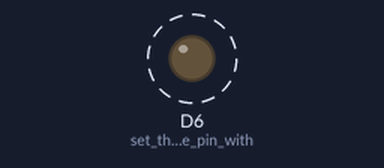
This sketch was run on a simulated Arduino MKR. On the bench: output pins drawn as LEDs (lit = HIGH). Dashed ring = blinking. What the sketch prints to the serial monitor is not drawn.

Above: at 0.5 s.
Timing chart, 0 to 4.6 s (numbered marks = the images above):
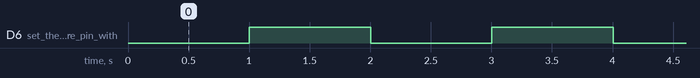

Measured:
- by itself, D6 (set_the_hardware_pin_with): alternates HIGH for 1.0 s and LOW for 1.0 s

The sketch:

demo_hloWorld.ino
```cpp
// (licence header left out)
/*
 * To run hlwWorld demo sketch you will need to
 *    Download & install the the Arduino IDE
 *    Connect & Power the MKR GSM 1400 module
 *    Load & run the hloWorld sketch
 *
 * Plugin/Connect the MKR GSM 1400 device using a USB HUB or a USB port on your PC.  Check the power rating on the USB Port, programming the GSM modem and radio in the MKR GSM 1400 can draw a lot of power from the port.
 *
 * Download the Arduino IDE.                The Arduino IDE is freely available for Linux, MAC & Windows from
 *                                          https://www.arduino.cc/en/Guide, pick the correct install for your operating system, download and install.
 *                                          Once installed open the IDE and if prompted update to the current version.
 *
 * IDE : Tools -> Board -> Boards Manager   You will need to add the MKR GSM 1400 board into your development environment.
 *                                          In the search field on the library manager add 'MKR GSM 1400' and install 'Arduino SAMD Boards (32-bits ARM Cortex-Mo+)'.
 *
 * IDE : Tools -> Manage Library            You will need to add the MKR GSM 1400 library into your development environment.
 *                                          In the search field on the library manager add 'MKRGSM' and install the library of the same name.
 *
 *                                          Add the library to your build configuration, select 'MKR GSM 1400'.
 * IDE : Tools -> Board -> Arduino SAMD (32 bit ARM Cortex M0+) -> Arduino MKR GSM 1400
 *
 * IDE : Tools -> Port -> '/dev/ttyACM0 (Arduino MKR GSM 1400)'
 *                                          To enable serial communication with the board select the correct USB Serial Port from tools.
 *                                          On a Linux platform the prompt includes '/dev/ttyACM0', this may look different for other platforms
 *
 * IDE : File -> New                        Create a new sketch
 * IDE : File -> Save as                    Save the new sketch to a file, Overwrite the default sketch name with 'demo_hloWorld'
 *
 *
 * IDE : Sketch -> Include Library          The MKR GSM 1400 functions exposed through an Arduino library. Include the MKRGSM library in the sketch.
 *                                          Search in the list for MKRGSM and select.
 *                                          When you return to the IDE and your code you should see that an include statement has been added to the code ('#include <MKRGSM.h>')
 *
 * STEP 1 : hloWorld; the hloWorld sketch will write text to the serial port
 *                                          In the SETUP section of the code add the Serial.begin and the remaining code to your sketch.
 *                                          The value '9600' in Serial.begin is the port speed, we will set this in the IDE when we connect to the serial port on the Arduino MKG GSM 1400
 *
 * IDE : Sketch -> Verify/Compile           Check the code for errors and compile
 * IDE : Sketch -> Upload                   Upload the code into flash memory on the MKR GSM 1400, the device will reboot and you sketch will run when the upload is finished
 *
 * IDE : Tools -> Serial Monitor            Connect to the serial port on MKR GSM 1400 and observe serial output from the sketch
 *                                          On the new window check that the connection speed is a match for the connection speed in your sketch.
 *                                          Bottom Right Hand side second pulldown should be set to 9600.
 *
 * STEP 2 : blink; update the hloWorld sketch to flash one of the LEDs on the MKR GSM 1400
 *                                          Add the remaining code to the setup section of your sketch and also to
 *                                          loop section of the sketch.
 *
 * NB : The sketch uses the LOGICAL NOT construct in the code below ('!').  A Logical Not inverts a logic value, true becomes false and false becomes true
 *
 *      (!Serial)       Serial will return a Logical TRUE if a Serial connection has been established, in our code we need to wait for that connection.
 *      !digitalRead()  digitalRead returns the Logical state of the digital pin defined in the first argument, in our code we invert (Logical Not) the value returned and write it back to the same digital pin.  ON becomes OFF, OFF becomes ON.
 *
 * NB : Have a care when connecting hardware to Pins on your MKR GSM 1400.  Review the power requirement for the new device against the ratings for the pin(s) and the power budget for the whole setup.  Best case, you sketch will not work, worst case you will damage one of both of the devices.
 *      Spec's and drawings and PIN maps for the MKR GSM 1400 are online at the Arduino site.
 *      PIN's on the MKR GSM 1400 are limited to 3.3 volts and maximum current of 7 mA.  If you exceed these values you are likely to damage the board.
 *
 * NB : Antenna, your MKR GSM 1400 has been provided with an antenna, this should be connected to the board at the first opportunity, the antenna should be in place when the GSM radio is activated.
 *
 * NB : USB Power, installing a fully charged LiPo battery into the BATT port on the MKR GSM 1400 can help to mitigate demand on the USB Power source.
 *      A good reference for the above is online at https://www.tme.eu/Document/00e2e442e11233ad78ec4808c9124d43/ABX00018_MKR%20GSM%201400.pdf
 */

#include <Arduino.h>
#include <MKRGSM.h>

void setup() {

// STEP 1 : hloWorld
  Serial.begin(9600);                 // connection speed for the serial port, this should match the setting in the IDE.

  while (!Serial)                     // wait for the serial port to connect, this will wait forever
    delay(1000);

  Serial.println();
  Serial.println(F("Hello World!"));  // print the text 'Hello World!' to the serial output port

// STEP 2 : blink LED_BUILTIN

  pinMode(LED_BUILTIN, OUTPUT);       // set the hardware pin with the LED attached to OUTPUT, this sets the pin up as a driver (current source)
  digitalWrite(LED_BUILTIN, LOW);     // set the hardware pin to LOW, the LED is OFF
}

void loop() {
  static unsigned long timeStamp = 0;

  if(millis() - timeStamp > 1000)
  {
    timeStamp = millis();
    digitalWrite(LED_BUILTIN, !digitalRead(LED_BUILTIN));
                                      // change the state of the LED from OFF to ON / ON to OFF
    Serial.print(F("."));
                                      // at each one second interval the LED will switch and a '.' is  printed to the serial port
  }
}
```
